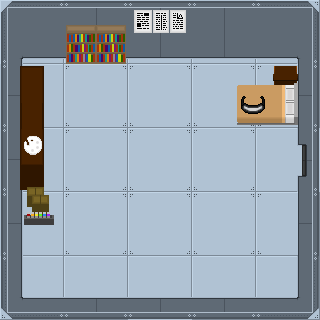

Tiled map render using the project's own tile images. Description and the whole map definition, tile-layer contents included, below:
An orthogonal 5x5 tile map with 64x64 px tiles, 7 tile layers (floor, walls, objects, offsetBoxes, ...), 2 tilesets and 9 objects.

<map version="1.2" tiledversion="1.2.2" orientation="orthogonal" renderorder="left-down" width="5" height="5" tilewidth="64" tileheight="64" infinite="0" nextlayerid="14" nextobjectid="14">
 <tileset firstgid="1" source="BlueDolphinStructuralTiles.tsx" />
 <tileset firstgid="82" source="DetailTiles.tsx" />
 <layer id="7" name="floor" width="5" height="5">
  <data encoding="csv">
19,19,19,19,19,
19,19,19,19,19,
19,19,19,19,19,
19,19,19,19,19,
19,19,19,19,19
</data>
 </layer>
 <layer id="8" name="walls" width="5" height="5">
  <data encoding="csv">
23,28,28,28,60,
31,0,0,0,63,
31,0,0,0,3,
31,0,0,0,63,
68,65,29,65,69
</data>
 </layer>
 <layer id="9" name="objects" width="5" height="5">
  <data encoding="csv">
0,89,104,0,0,
142,0,0,124,125,
154,0,0,0,0,
0,0,0,0,0,
0,0,0,0,0
</data>
 </layer>
 <layer id="10" name="offsetBoxes" width="5" height="5" offsetx="5" offsety="-29">
  <data encoding="csv">
0,0,0,0,0,
0,0,0,0,0,
0,0,0,0,0,
134,0,0,0,0,
0,0,0,0,0
</data>
 </layer>
 <layer id="11" name="art0" width="5" height="5" offsetx="-247" offsety="46">
  <data encoding="csv">
0,0,0,0,0,
0,0,0,0,149,
0,0,0,0,0,
0,0,0,0,0,
0,0,0,0,0
</data>
 </layer>
 <layer id="12" name="art1" width="5" height="5" offsetx="-185" offsety="-15">
  <data encoding="csv">
0,0,0,0,0,
0,0,0,0,0,
0,0,0,0,0,
0,0,0,150,0,
0,0,0,0,0
</data>
 </layer>
 <layer id="13" name="Tile Layer 7" width="5" height="5" offsetx="226" offsety="1">
  <data encoding="csv">
0,0,0,0,0,
160,0,0,0,0,
0,0,0,0,0,
0,0,0,0,0,
0,0,0,0,0
</data>
 </layer>
 <objectgroup id="5" name="collisions" visible="0">
  <object id="1" x="-0.666667" y="-1" width="322.667" height="58" />
  <object id="4" x="0" y="11" width="21" height="309.667" />
  <object id="7" x="298.5" y="28.5" width="22" height="291.5" />
  <object id="8" x="0.333333" y="306.5" width="321.167" height="14.5" />
  <object id="9" x="176.333" y="298" width="123.667" height="10" />
  <object id="10" x="17" y="298" width="127" height="10.6667" />
  <object id="11" x="300" y="65.6667">
   <polygon points="0,0 -26.6667,-0.666667 -27.6667,19.6667 -63.3333,18.3333 -63.3333,59.3333 4,59.6667" />
  </object>
  <object id="12" x="15" y="65.3333">
   <polygon points="0,0 29.6667,0.333333 29,127.667 34.3333,129.333 34.3333,146 38.3333,148.667 39,159.333 -7,159" />
  </object>
  <object id="13" x="66.6667" y="50">
   <polygon points="0,0 -0.666667,13 59,13.3333 61.6667,-8.66667" />
  </object>
 </objectgroup>
</map>